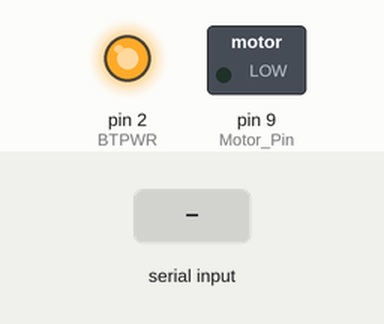
A sketch run on a simulated Arduino Uno, built with avr-gcc and run on an emulated ATmega328P. Shown: switched loads named in the sketch (green lamp = pin HIGH), output pins drawn as LEDs (lit = HIGH). The inputs (shaded band) are chosen by the test bench.

Above: at 1.2 s.
1.3 s: "R90\n" received over Serial
At 2.0 s:
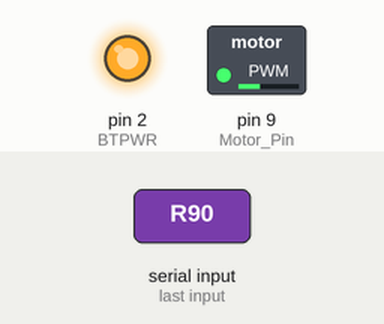
2.8 s: "R,45\n" received over Serial
At 3.2 s:
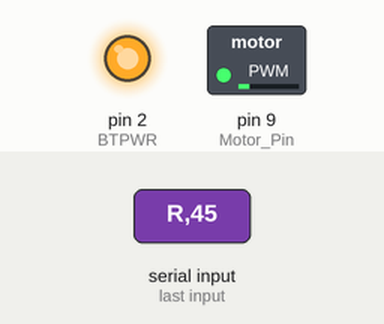
Timing chart, 0 to 5.8 s (numbered marks = the images above; inputs shaded):
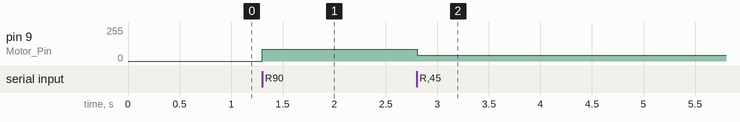

Measured:
- after the input at 1.3 s, pin 9 (Motor_Pin): 0/255 → 90/255 at once
- after the input at 2.8 s, pin 9 (Motor_Pin): 90/255 → 45/255 at once

The sketch:

Bluetooth_motor_cc.ino
```cpp
int Motor_Pin = 9 ;
const int BTPWR = 2;
int Control_motor;
char BluetoothData ;  // los datos recibidos del enlace serie bluetooth

void setup ( ) {
  Serial.begin ( 9600 ) ;
  pinMode(BTPWR, OUTPUT);
  digitalWrite(BTPWR, HIGH);
  pinMode (Motor_Pin , OUTPUT ) ;
}

void loop ( ) {
if ( Serial . available ( ) ) {
  BluetoothData = Serial.read ( ) ;
  if ( BluetoothData == 'R' ) {
      Control_motor = Serial.parseInt ( ) ;
      analogWrite ( Motor_Pin , Control_motor ) ;
  }
}
}
```
